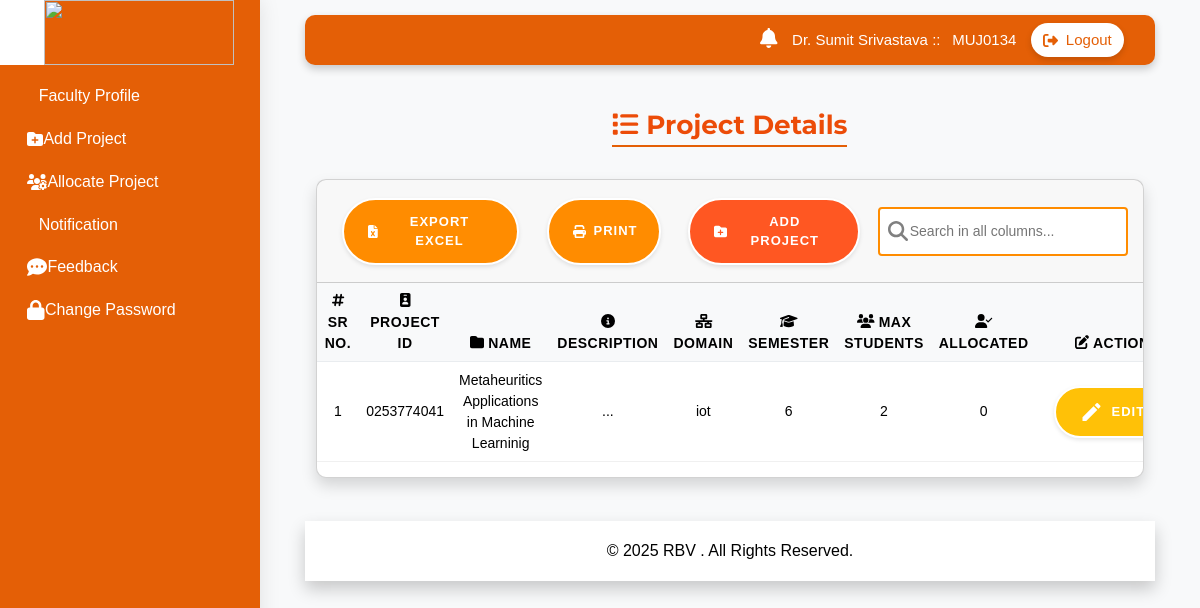
The page /faculty/faculty_addproject.php (signed in) on the database its author committed.
### tables this page shows
CREATE TABLE `faculty` (
  `sr_no` int(11) NOT NULL,
  `fid` varchar(50) NOT NULL,
  `password` varchar(255) NOT NULL,
  `fname` varchar(50) NOT NULL,
  `email` varchar(50) NOT NULL,
  `mobile` varchar(15) NOT NULL,
  `specialization` varchar(50) NOT NULL,
  `designation` varchar(255) NOT NULL,
  `image` varchar(255) DEFAULT NULL,
  `failed_attempts` int(11) DEFAULT 0,
  `lock_until` datetime DEFAULT NULL
);

CREATE TABLE `project` (
  `p_id` varchar(15) NOT NULL,
  `pname` varchar(255) NOT NULL,
  `pdesc` varchar(255) NOT NULL,
  `project_type` varchar(50) NOT NULL,
  `project_domain_type` varchar(255) NOT NULL,
  `fid` varchar(11) NOT NULL,
  `semester` varchar(10) NOT NULL,
  `max_student` int(11) NOT NULL,
  `no_of_student_allocated` varchar(11) NOT NULL
);

### faculty/facultyfunctions.php (called while the page is built, shortened)
<?php
include('../connection/connection.php');
$fid = $_SESSION['fid'];
$sql = "SELECT * FROM faculty WHERE fid = ?";
$stmt = $con->prepare($sql);
$stmt->bind_param("s", $fid);
$stmt->execute();
$result = $stmt->get_result();
if ($result->num_rows > 0) {
    $faculty = $result->fetch_assoc();
} else {
    echo "<script>alert('No faculty data found for this faculty ID');</script>";
    exit();
}
$query = "SELECT * FROM project WHERE fid = '$fid'";
$result = $con->query($query);
?>

### faculty/faculty_addproject.php (the view, shortened to what this page needs)
<?php
include('../faculty/facultysidebar.php');
?>
<div class="main_content">
    <h3 class="mt-5 text-center mb-3" style="font-weight:bold"><i class="fas fa-list"></i> Project Details</h3>
    <div class="container py-4">
        <div class="card shadow">
            <div class="card-header d-flex justify-content-between align-items-center flex-wrap">
                <div class="d-flex flex-column flex-md-row gap-2 align-items-md-center">
                    <div class="d-flex gap-2">
                        <button onclick="exportExcelWithoutLastColumn('projectlist')" class="btn btn-sm btn-light">
                            <i class="fa-solid fa-file-excel"></i> Export Excel
                        </button>
                        <button onclick="printTableWithoutLastColumn('projectlist')" class="btn btn-sm btn-light">
                            <i class="fa-solid fa-print"></i> Print
                        </button>
                        <button type="button" class="btn" id="btnorange" data-bs-toggle="modal" data-bs-target="#addProjectModal">
       <i class="fa-solid fa-folder-plus"></i>  Add Project
    </button>
                    </div>
                    <div class="search-wrapper" style="position: relative; display: inline-block;">
        <input type="text" id="searchInput" class="search-input" placeholder="Search in all columns..." style="padding-left: 30px;">
        <i  class="fas fa-search search-icon"  style="position: absolute; top: 50%; left: 10px; transform: translateY(-50%); color: gray;"
        ></i>
    </div>
                </div>
            </div>
            <div class="card-body p-0">
                <div class="table-responsive">
                    <table id="projectlist" class="searchtable table table-hover">
                        <thead  class="table-light">
                <tr>
                    <th scope="col"><i class="fas fa-hashtag"></i> Sr No.</th>
                    <th scope="col"><i class="fas fa-id-badge"></i> Project Id</th>
                    <th scope="col"><i class="fas fa-folder"></i> Name</th>
                    <th scope="col"><i class="fas fa-info-circle"></i> Description</th>
                    <th scope="col"><i class="fas fa-network-wired"></i> Domain</th>
                    <th scope="col"><i class="fas fa-graduation-cap"></i> Semester</th>
                    <th scope="col"><i class="fas fa-users"></i> Max Students</th>
                    <th scope="col"><i class="fas fa-user-check"></i> Allocated</th>
                    <th scope="col"><i class="fas fa-edit"></i> Action</th>
                </tr>
            </thead>
            <tbody>
<?php
$serial_no = 1;
while ($row = mysqli_fetch_assoc($result)) {
    echo "<tr>";
    echo "<td>" . $serial_no++ . "</td>";
    echo "<td>" . htmlspecialchars($row['p_id']) . "</td>";
    echo "<td>" . htmlspecialchars($row['pname']) . "</td>";
    echo "<td>" . htmlspecialchars($row['pdesc']) . "</td>";
    echo "<td>" . htmlspecialchars($row['project_domain_type']) . "</td>";
    echo "<td>" . htmlspecialchars($row['semester']) . "</td>";
    echo "<td>" . htmlspecialchars($row['max_student']) . "</td>";
    echo "<td>" . htmlspecialchars($row['no_of_student_allocated']) . "</td>";
    echo "<td>
        <div style='display: flex; gap: 8px; align-items: center;'>
           <a href='#'
               class='btn btn-warning'
               style='background-color: #ffc107; color: white;'
               onclick=\"openEditModal('" . htmlspecialchars($row['p_id']) . "', '" . htmlspecialchars($row['pname']) . "', '" . htmlspecialchars($row['pdesc']) . "', '" . htmlspecialchars($row['project_type']) . "', '" . htmlspecialchars($row['project_domain_type']) . "', '" . htmlspecialchars($row['semester']) . "', '" . htmlspecialchars($row['max_student']) . "')\">
               <i class='material-icons'>edit</i> Edit
           </a>
        </div>
    </td>";
    echo "</tr>";
}
?>
</tbody>
</table>
</div>
</div>
</div>
</div>
</div>
</div>
<?php
include('../faculty/facultyfooter.php');
?>

### faculty/facultysidebar.php (shortened to what this page needs)
<?php
include('../faculty/facultyfunctions.php');
?>
<!DOCTYPE html>
<html lang="en">
<head>
    <link rel="stylesheet" href="../bootstrap-5.0.2-dist/css/bootstrap.min.css">
    <link rel="stylesheet" href="https://cdnjs.cloudflare.com/ajax/libs/font-awesome/6.5.1/css/all.min.css">
    <link rel="stylesheet" href="https://cdn.lineicons.com/4.0/lineicons.css">
    <link rel="stylesheet" href="https://cdn.datatables.net/1.13.5/css/jquery.dataTables.min.css">
    <link rel="stylesheet" href="../sidebar-bootstrap-main/sidebar-style.css">
    <link rel="stylesheet" href="../fontawesome-free-6.6.0-web/css/fontawesome.min.css">
    <link rel="stylesheet" href="../faculty-style.css">
    <link rel="stylesheet" href="../table_print/table.css">
    <link rel="stylesheet" href="../common-styling.css">
</head>
<body>
<div class="wrapper">
    <aside id="sidebar">
        <div class="d-flex">
            <button class="toggle-btn" type="button" style="background-color: white;">
            </button>
            <div class="sidebar-logo">
                <img src="../photo/manipallogo.png" alt="">
            </div>
        </div>
        <ul class="sidebar-nav" style="text-decoration: none;">
                <li class="sidebar-item">
                    <a href="../faculty/faculty_profile.php" class="sidebar-link">
                        <span>Faculty Profile</span>
                    </a>
                </li>
                <li class="sidebar-item">
                    <a href="../faculty/faculty_addproject.php" class="sidebar-link">
                        <i class="fa-solid fa-folder-plus"></i>
                        <span>Add Project</span>
                    </a>
                </li>
                <li class="sidebar-item">
                    <a href="../faculty/listofallocated_project.php" class="sidebar-link">
                        <i class="fa-solid fa-users-gear"></i>
                        <span>Allocate Project</span>
                    </a>
                </li>
                <li class="sidebar-item">
                    <a href="../faculty/faculty_notice.php" class="sidebar-link">
                        <span>Notification</span>
                    </a>
                </li>
                <li class="sidebar-item">
                <a href="../faculty/faculty_feedback.php" class="sidebar-link">
                    <i style="font-size:20px" class="fas fa-comment-dots"></i>
                    <span>Feedback</span>
                </a>
            </li>
                <li class="sidebar-item">
                    <a href="../faculty/faculty_changepassword.php" class="sidebar-link">
                    <i style="font-size:20px" class="fas fa-lock"></i>
                        <span>Change Password</span>
                    </a>
                </li>
            </ul>
    </aside>
    <div class="main px-5 pt-3">
            <div class="text-center">
            <header style="background: #e45f06; padding: 0; border-radius: 10px; box-shadow: 0px 4px 8px rgba(0, 0, 0, 0.2);">
    <div style="display: flex; justify-content: space-between; align-items: center; height: 50px; padding: 0 20px; position: relative;">
        <div class="container d-flex justify-content-between align-items-center" style="height: 50px; flex-grow: 1;">
            <div class="text-white d-flex align-items-center ms-auto">
                <a href="../student/student_notification.php" class="position-relative me-3">
                    <i class="fas fa-bell" style="font-size: 20px; color: white;"></i>
                </a>
                <div class="d-none d-md-inline">
                <span class="me-2"><?php echo htmlspecialchars($faculty['fname']); ?> :: </span>
                <span><?php echo htmlspecialchars($fid); ?></span>
                </div>
                <a href="../faculty/facultylogout.php" style="background: white; padding: 6px 12px; margin-left: 15px; border-radius: 20px;
                display: flex; align-items: center; text-decoration: none; color: #e45f06;
                font-weight: 500; box-shadow: 0px 3px 6px rgba(0, 0, 0, 0.15); transition: all 0.3s ease;">
                    <i class="fas fa-sign-out-alt me-2"></i> Logout
                </a>
            </div>
        </div>
    </div>
</header>

### faculty-style.css (style rules this page uses)
body { background-color: #f8f9fa; color: #333; font-family: 'Segoe UI', Roboto, Oxygen, Ubuntu, Cantarell, 'Open Sans', 'Helvetica Neue', sans-serif; }
h1, h2, h3, h4, h5, h6 { font-family: 'Montserrat', sans-serif; font-weight: bold; color: rgb(236, 76, 8); position: relative; display: inline-block; }
h1::after, h2::after, h3::after, h4::after, h5::after, h6::after { content: ''; position: absolute; left: 0; bottom: -5px; height: 2px; width: 100%; background-color: #e45f06; transform: scaleX(0); transition: transform 0.5s ease; animation: draw 0.5s forwards; }
.card { background-color: #ffffff; border-radius: 10px; box-shadow: 0 4px 8px rgba(0, 0, 0, 0.1); font-size: 20px; font-weight: bolder; transition: box-shadow 0.3s ease; }
table { width: 100%; font-size: 14px; color: #495057; border-collapse: separate; border-spacing: 0; }
thead th { font-weight: bold; color: #212529; background-color: #f8f9fa; border-bottom: 2px solid #e9ecef; padding: 12px 16px; text-transform: uppercase; letter-spacing: 0.5px; }
tbody td { padding: 16px; vertical-align: middle; border-bottom: 1px solid #f0f0f0; font-weight:lighter; }

### table_print/table.css (style rules this page uses)
:root { --primary-color: #ff8c00; --primary-dark: #e67e00; --primary-light: #fff3e6; --primary-hover: #ffa333; }
.search-input { padding: 12px 12px 12px 40px; width: 250px; border: 2px solid var(--primary-color); border-radius: 4px; font-size: 14px; outline: none; transition: border-color 0.3s; }
.search-wrapper { position: relative; }
.search-icon { position: absolute; left: 15px; top: 50%; transform: translateY(-50%); color: var(--primary-color); }
.btn { background-color: var(--primary-color); color: white; border: none; padding: 12px 24px; cursor: pointer; border-radius: 4px; font-size: 14px; display: flex; align-items: center; gap: 8px; transition: background-color 0.3s; box-shadow: 0 2px 4px rgba(0,0,0,0.1); }

### common-styling.css (style rules this page uses)
html, body { margin: 0; padding: 0; font-family: 'Poppins', sans-serif; font-size: 15px; }
:root { --primary-orange: #ff6b2b; --secondary-orange: #ff8c42; --light-orange: #fff1e6; }
.btn { position: relative; margin: 10px; color: white; border: 2px solid rgb(255, 255, 255); border-radius: 50px; font-weight: bold; font-size: 13px; text-transform: uppercase; letter-spacing: 1px; overflow: hidden; cursor: pointer; transition: all 0.3s cubic-bezier(0.25, 0.8, 0.25, 1), transform 0.1s ease-in-out; user-select: none; -webkit-user-select: none; }
.btn::before { content: ''; position: absolute; top: 0; left: -100%; width: 100%; height: 100%; background: linear-gradient( 120deg, transparent, rgba(255, 255, 255, 0.3), transparent ); transition: all 0.5s ease; z-index: 1; }
#btnorange { background-color: rgb(255, 87, 34); }
:root { --secondary-color: #6c757d; --accent-color: #ff6b00; --light-bg: #f8f9fa; }

### faculty/facultysidebar.php (style rules this page uses)
.wrapper { display: flex; min-height: 100vh; }

### rows shown on the page
faculty: fname "Dr. Sumit Srivastava"
project: p_id "0253774041", pname "Metaheuritics Applications in Machine Learninig", pdesc "...", project_domain_type "iot", semester "6", max_student "2", no_of_student_allocated "0"

### other values the page prints
$fid "MUJ0134"
